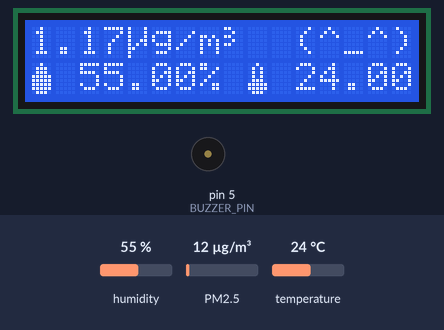
Recording of a sketch running on a simulated Arduino Uno, built with avr-gcc and run on an emulated ATmega328P. Shown: 16×2 character LCD, buzzer (waves = sounding, pin HIGH). Wiring (inferred from the names in the program): dust sensor: data pin 8. The inputs (shaded band) are chosen by the test bench; at power-on: humidity 55 %, PM2.5 12 µg/m³, temperature 24 °C. The local clock reads 2024-03-15 10:24:30 at power-on unless the sketch sets it; what the sketch prints to the serial monitor is not drawn.

Above: at 3.0 s.
3.1 s: humidity set to 22 %
At 6.2 s:
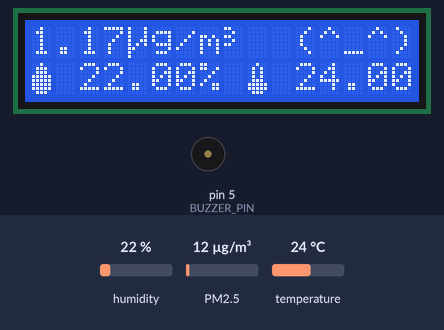
7.3 s: PM2.5 set to 6 µg/m³
At 10.0 s:
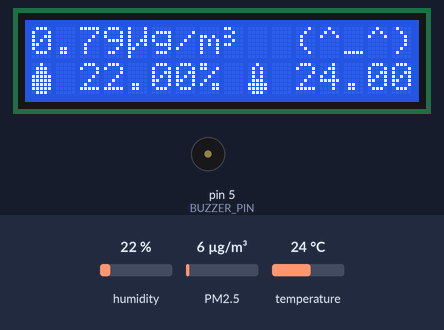
10.7 s: temperature set to 12 °C
At 13.8 s:
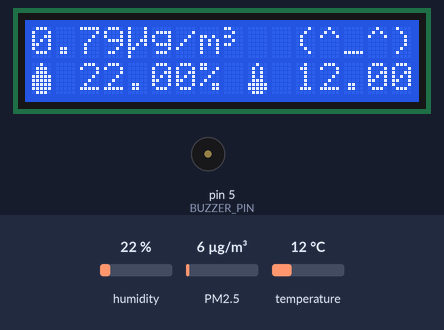
14.1 s: PM2.5 set to 75 µg/m³
At 16.4 s:
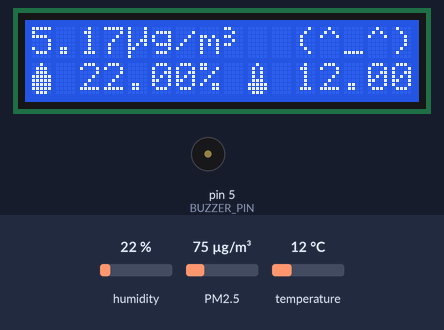
17.5 s: humidity set to 40 %
At 20.2 s:
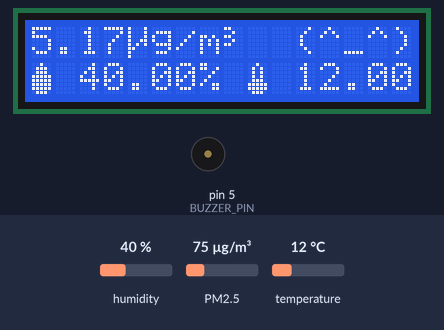
20.9 s: PM2.5 set to 150 µg/m³
At 24.0 s:
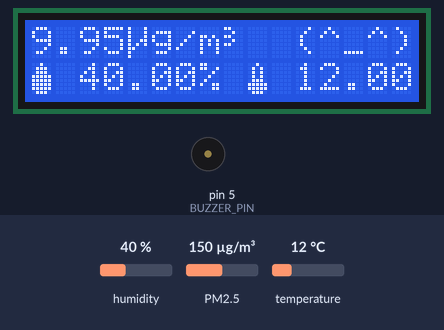
Timing chart, 0 to 25.3 s (numbered marks = the images above; inputs shaded):
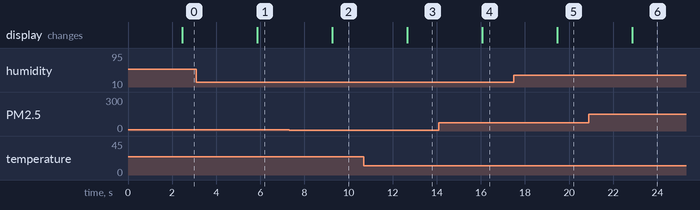

The sketch:

FineDustSensor.ino
```cpp
//==============================
// 미세먼지, 온습도 관측 프로젝트
//==============================
#include <Wire.h>
#include <LiquidCrystal_I2C.h>
#include <DHT11.h>
#include <DS1307RTC.h>
#include <Time.h>

#if defined(ARDUINO) && ARDUINO >= 100
#define printByte(args)  write(args);
#else
#define printByte(args)  print(args,BYTE);
#endif

//I2C LCD는 일반적으로 0x27혹은 0x3F입니다
LiquidCrystal_I2C lcd(0x27, 16, 2);

byte temperatureImage[] = {0x04,0x0A,0x0A,0x0A,0x0E,0x1F,0x1F,0x0E};

byte humidityImage[] = {0x04,0x0E,0x0E,0x1F,0x1F,0x1F,0x1F,0x0E};
byte doImage[] = {0x1C,0x14,0x1C,0x00,0x00,0x00,0x00,0x00};

//LCD "m" 이미지
byte microImage[] = {0x11,0x11,0x11,0x13,0x15,0x18,0x10,0x10};

//LCD "3" 이미지
byte threeImage[] = {0x18,0x04,0x18,0x04,0x18,0x00,0x00,0x00};

//=====디지털 핀
const int DHT_PIN = 2;
const int DUST_PIN = 8;
const int BUZZER_PIN = 5;

//=====온습도센서 관련 변수
float humidity = 0;
float temperature = 0;

DHT11 dht11(DHT_PIN);

//=====먼지센서 관련 변수
unsigned long duration;
unsigned long starttime;
unsigned long sampletime_ms = 2000;// 먼지센서의 샘플링시간을 2초로 설정합니다.
unsigned long lowpulseoccupancy = 0;
float ratio = 0;
float concentration = 0;
float dustDensity = 0;
float dustState = 0;
boolean DustCalculate_RUN = false;
boolean DustCalculate_Done = false;
unsigned int buzzer_count = 0;

// 핀 초기화
void initPin() {
  pinMode(DUST_PIN, INPUT);
  pinMode(BUZZER_PIN, OUTPUT);
}
int number=1;
// LCD 초기화
void initLCD() {
  lcd.init();
  lcd.backlight();
  // 그림아이콘을 등록합니다.
  lcd.createChar(0, humidityImage);
  lcd.createChar(1, temperatureImage);
  lcd.createChar(2, doImage);
  lcd.createChar(3, microImage);
  lcd.createChar(4, threeImage);
  lcd.home();
  lcd.print("Loading...");
}

void setup()
{
  Serial.begin(9600);
  initPin();
  initLCD();
  starttime = millis();
//  Serial.println("CLEARDATA");
//  Serial.println("LABEL,number,humidity,temperature,dustDensity");
  //
  setSyncProvider(RTC.get);
//  if(timeStatus()!= timeSet)
  //   Serial.println("Unable to sync with the RTC");
 // else
  //   Serial.println("RTC has set the system time");
}

void loop()
{


  //부저가 다 울린 뒤에 미세먼지 측정 시작!
  //미세먼지 측정 중에는 부저와 시작시간 초기화 안되도록 함.
  if(DustCalculate_RUN == true)
  {
    calcDustDensity();

    //미세먼지 측정 후에 온습도 측정 / LCD 표시
    if(DustCalculate_Done == true) {
      calcHumidityAndTemperature();
      printLCD();
      DustCalculate_Done = false;
    }
  } else {
    /*
      국제 미세먼지농도에 따른 경계단계 기준분류
      30ug/m^3 이하 : 좋음 / 30~80ug/m^3 : 보통 / 80~150ug/m^3 : 나쁨 / 150ug/m^3 초과 : 매우 나쁨

      먼지농도 경계 단계에 따라 LCD 표시내용이 달라지며,
      부저가 각각 보통 1번 / 나쁨 2번 / 매우 나쁨 3번 연속으로 울리도록 되어있습니다.
    */

    if (buzzer_count > 0 ) {
      digitalWrite(BUZZER_PIN, HIGH);
      delay(100);
      digitalWrite(BUZZER_PIN, LOW);
      delay(200);
      buzzer_count--;
    } else digitalWrite(BUZZER_PIN, LOW);


    //시작시간 초기화
    if((dustState > 0 && buzzer_count == 0) || (dustState == 0))
    {
      DustCalculate_RUN = true;
      starttime = millis();
    }
  }
  delay(1000);

  Serial.print(temperature);
   Serial.print(" ");
  Serial.print(humidity);

  Serial.print(" ");
 // Serial.print(dustDensity);
  Serial.println();

}


void digitalClockDisplay(){
  Serial.print(year());
  Serial.print(" ");
  Serial.print(month());
  Serial.print(" ");
  Serial.print(day());
  Serial.print(" ");
  Serial.print(hour());
  printDigits(minute());
  printDigits(second());
  Serial.print(" ");


  Serial.println();
}

void printDigits(int digits){
  Serial.print(":");
  if(digits < 10)
    Serial.print('0');
  Serial.print(digits);
}


void printLCD() {
    //LCD에 먼지센서와 온습도센서를 출력합니다.
    lcd.clear();
    lcd.setCursor(0, 0);
    lcd.print(dustDensity);
    lcd.write(3);
    lcd.print("g/m");
    lcd.write(4);
    lcd.setCursor(10, 0);
    if(dustState == 0)lcd.print(" (^_^)");
    else if(dustState == 1)lcd.print(" (o_o)");
    else if(dustState == 2)lcd.print(" (T.T)");
    else if(dustState == 3)lcd.print(" (ToT)");

    lcd.setCursor(0, 1);
    lcd.write(0);
    lcd.print(" ");
    lcd.print(humidity);
    lcd.print("% ");
    lcd.write(1);
    lcd.print(" ");
    lcd.print(temperature);
    lcd.write(2);
    lcd.print("C ");
}

/** 신뢰할 수 있는 먼지밀도 계산하기
   대부분의 아날로그센서의 경우 값이 튀는 현상이 있는데,
   이것을 보정하기 위해 여러번 값을 누적한 후,
   평균값을 내어 신뢰할 수 있는 먼지밀도를 구합니다.
*/
void calcDustDensity() {
  duration = pulseIn(DUST_PIN, LOW);
  lowpulseoccupancy = lowpulseoccupancy + duration;

  if ((millis() - starttime) > sampletime_ms) {
    DustCalculate_RUN = false;
    DustCalculate_Done = true;

    ratio = lowpulseoccupancy / (sampletime_ms * 10.0); // Integer percentage 0=>100
    concentration = 1.1 * pow(ratio, 3) - 3.8 * pow(ratio, 2) + 520 * ratio + 0.62; // using spec sheet curve
    dustDensity = concentration * 100 / 13000;
    lowpulseoccupancy = 0;

    if(dustDensity > 150) buzzer_count = 3;
    else if(dustDensity > 80) buzzer_count = 2;
    else if(dustDensity > 30) buzzer_count = 1;
    else buzzer_count = 0;

    dustState = buzzer_count;
  }
}

/** 습도,온도 계산
   DHT온습도센서를 이용해서 온도와 습도를 계산합니다.
*/
void calcHumidityAndTemperature() {
  dht11.read(humidity, temperature);

}
```

Measured:
- after the input at 3.1 s, the display: changes after 2.8 s (image 1)
- after the input at 7.3 s, the display: changes after 2.0 s (image 2)
- after the input at 10.7 s, the display: changes after 2.0 s (image 3)
- after the input at 14.1 s, the display: changes after 2.0 s (image 4)
- after the input at 17.5 s, the display: changes after 2.0 s (image 5)
- after the input at 20.9 s, the display: changes after 2.0 s (image 6)
